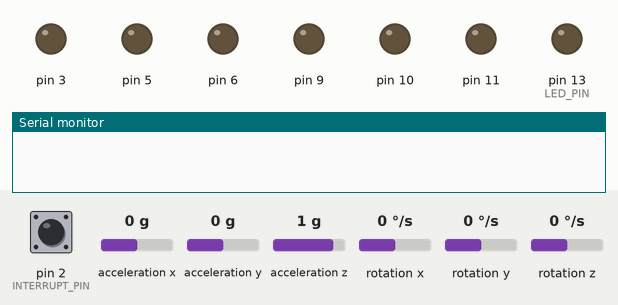
A program run on a simulated Arduino Nano, built with avr-gcc and run on an emulated ATmega328P. Shown: output pins drawn as LEDs (lit = HIGH), the last lines printed to the serial monitor. Inputs (shaded band) come from the test bench; at power-on: pin 2 (INTERRUPT_PIN) LOW, acceleration x 0 g, acceleration y 0 g, acceleration z 1 g, rotation x 0 °/s, rotation y 0 °/s, rotation z 0 °/s. The sensor or clock chip raises its interrupt line as the real part does.

Above: at 0.1 s.
At 1.85 s:
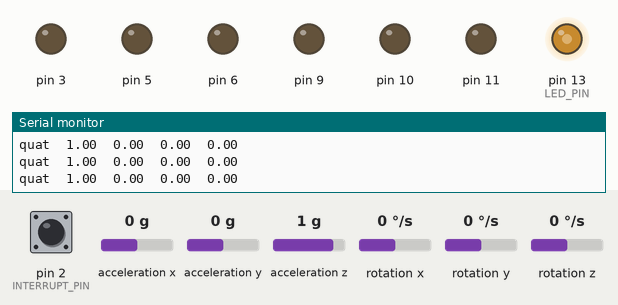
1.9 s: pin 2 (INTERRUPT_PIN) pulled HIGH for 0.15 s
4.9 s: pin 2 (INTERRUPT_PIN) pulled HIGH for 1 s
Timing chart, 0 to 13.9 s (numbered marks = the images above; inputs shaded):
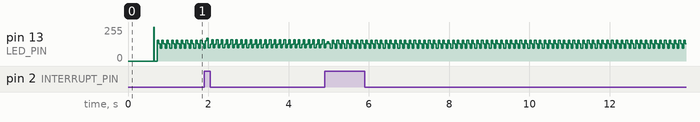

The program:

main.cpp
```cpp
// I2C device class (I2Cdev) demonstration Arduino sketch for MPU6050 class using DMP (MotionApps v2.0)
// 6/21/2012 by Jeff Rowberg <jeff@rowberg.net>
// Updates should (hopefully) always be available at https://github.com/jrowberg/i2cdevlib
//
// Changelog:
//      2013-05-08 - added seamless Fastwire support
//                 - added note about gyro calibration
//      2012-06-21 - added note about Arduino 1.0.1 + Leonardo compatibility error
//      2012-06-20 - improved FIFO overflow handling and simplified read process
//      2012-06-19 - completely rearranged DMP initialization code and simplification
//      2012-06-13 - pull gyro and accel data from FIFO packet instead of reading directly
//      2012-06-09 - fix broken FIFO read sequence and change interrupt detection to RISING
//      2012-06-05 - add gravity-compensated initial reference frame acceleration output
//                 - add 3D math helper file to DMP6 example sketch
//                 - add Euler output and Yaw/Pitch/Roll output formats
//      2012-06-04 - remove accel offset clearing for better results (thanks Sungon Lee)
//      2012-06-01 - fixed gyro sensitivity to be 2000 deg/sec instead of 250
//      2012-05-30 - basic DMP initialization working

/* ============================================
I2Cdev device library code is placed under the MIT license
Copyright (c) 2012 Jeff Rowberg

Permission is hereby granted, free of charge, to any person obtaining a copy
of this software and associated documentation files (the "Software"), to deal
in the Software without restriction, including without limitation the rights
to use, copy, modify, merge, publish, distribute, sublicense, and/or sell
copies of the Software, and to permit persons to whom the Software is
furnished to do so, subject to the following conditions:

The above copyright notice and this permission notice shall be included in
all copies or substantial portions of the Software.

THE SOFTWARE IS PROVIDED "AS IS", WITHOUT WARRANTY OF ANY KIND, EXPRESS OR
IMPLIED, INCLUDING BUT NOT LIMITED TO THE WARRANTIES OF MERCHANTABILITY,
FITNESS FOR A PARTICULAR PURPOSE AND NONINFRINGEMENT. IN NO EVENT SHALL THE
AUTHORS OR COPYRIGHT HOLDERS BE LIABLE FOR ANY CLAIM, DAMAGES OR OTHER
LIABILITY, WHETHER IN AN ACTION OF CONTRACT, TORT OR OTHERWISE, ARISING FROM,
OUT OF OR IN CONNECTION WITH THE SOFTWARE OR THE USE OR OTHER DEALINGS IN
THE SOFTWARE.
===============================================
*/

// I2Cdev and MPU6050 must be installed as libraries, or else the .cpp/.h files
// for both classes must be in the include path of your project
#include "I2Cdev.h"
#include "BrushlessController.h"
#include "MPU6050_6Axis_MotionApps20.h"
//#include "MPU6050.h" // not necessary if using MotionApps include file

// Arduino Wire library is required if I2Cdev I2CDEV_ARDUINO_WIRE implementation
// is used in I2Cdev.h
#if I2CDEV_IMPLEMENTATION == I2CDEV_ARDUINO_WIRE
    #include "Wire.h"
#endif

// class default I2C address is 0x68
// specific I2C addresses may be passed as a parameter here
// AD0 low = 0x68 (default for SparkFun breakout and InvenSense evaluation board)
// AD0 high = 0x69
MPU6050 mpu;
//MPU6050 mpu(0x69); // <-- use for AD0 high

/* =========================================================================
   NOTE: In addition to connection 3.3v, GND, SDA, and SCL, this sketch
   depends on the MPU-6050's INT pin being connected to the Arduino's
   external interrupt #0 pin. On the Arduino Uno and Mega 2560, this is
   digital I/O pin 2.
 * ========================================================================= */

/* =========================================================================
   NOTE: Arduino v1.0.1 with the Leonardo board generates a compile error
   when using Serial.write(buf, len). The Teapot output uses this method.
   The solution requires a modification to the Arduino USBAPI.h file, which
   is fortunately simple, but annoying. This will be fixed in the next IDE
   release. For more info, see these links:

   http://arduino.cc/forum/index.php/topic,109987.0.html
   http://code.google.com/p/arduino/issues/detail?id=958
 * ========================================================================= */


// uncomment "OUTPUT_READABLE_QUATERNION" if you want to see the actual
// quaternion components in a [w, x, y, z] format (not best for parsing
// on a remote host such as Processing or something though)
#define OUTPUT_READABLE_QUATERNION

// uncomment "OUTPUT_READABLE_EULER" if you want to see Euler angles
// (in degrees) calculated from the quaternions coming from the FIFO.
// Note that Euler angles suffer from gimbal lock (for more info, see
// http://en.wikipedia.org/wiki/Gimbal_lock)
//#define OUTPUT_READABLE_EULER

// uncomment "OUTPUT_READABLE_YAWPITCHROLL" if you want to see the yaw/
// pitch/roll angles (in degrees) calculated from the quaternions coming
// from the FIFO. Note this also requires gravity vector calculations.
// Also note that yaw/pitch/roll angles suffer from gimbal lock (for
// more info, see: http://en.wikipedia.org/wiki/Gimbal_lock)
// #define OUTPUT_READABLE_YAWPITCHROLL

// uncomment "OUTPUT_READABLE_REALACCEL" if you want to see acceleration
// components with gravity removed. This acceleration reference frame is
// not compensated for orientation, so +X is always +X according to the
// sensor, just without the effects of gravity. If you want acceleration
// compensated for orientation, us OUTPUT_READABLE_WORLDACCEL instead.
//#define OUTPUT_READABLE_REALACCEL

// uncomment "OUTPUT_READABLE_WORLDACCEL" if you want to see acceleration
// components with gravity removed and adjusted for the world frame of
// reference (yaw is relative to initial orientation, since no magnetometer
// is present in this case). Could be quite handy in some cases.
//#define OUTPUT_READABLE_WORLDACCEL

// uncomment "OUTPUT_TEAPOT" if you want output that matches the
// format used for the InvenSense teapot demo
//#define OUTPUT_TEAPOT


#define INTERRUPT_PIN 2  // use pin 2 on Arduino Uno & most boards
#define LED_PIN 13 // (Arduino is 13, Teensy is 11, Teensy++ is 6)
bool blinkState = false;

// MPU control/status vars
bool dmpReady = false;  // set true if DMP init was successful
uint8_t mpuIntStatus;   // holds actual interrupt status byte from MPU
uint8_t devStatus;      // return status after each device operation (0 = success, !0 = error)
uint16_t packetSize;    // expected DMP packet size (default is 42 bytes)
uint16_t fifoCount;     // count of all bytes currently in FIFO
uint8_t fifoBuffer[64]; // FIFO storage buffer

// orientation/motion vars
Quaternion q;           // [w, x, y, z]         quaternion container
VectorInt16 aa;         // [x, y, z]            accel sensor measurements
VectorInt16 aaReal;     // [x, y, z]            gravity-free accel sensor measurements
VectorInt16 aaWorld;    // [x, y, z]            world-frame accel sensor measurements
VectorFloat gravity;    // [x, y, z]            gravity vector
float euler[3];         // [psi, theta, phi]    Euler angle container
float ypr[3];           // [yaw, pitch, roll]   yaw/pitch/roll container and gravity vector

// packet structure for InvenSense teapot demo
uint8_t teapotPacket[14] = { '$', 0x02, 0,0, 0,0, 0,0, 0,0, 0x00, 0x00, '\r', '\n' };


// ================================================================
// ===               INTERRUPT DETECTION ROUTINE                ===
// ================================================================

volatile bool mpuInterrupt = false;     // indicates whether MPU interrupt pin has gone high
void dmpDataReady() {
    mpuInterrupt = true;
}


// ================================================================
// ===                      INITIAL SETUP                       ===
// ================================================================
BrushlessController blc;
void setup() {
    // join I2C bus (I2Cdev library doesn't do this automatically)
    #if I2CDEV_IMPLEMENTATION == I2CDEV_ARDUINO_WIRE
        Wire.begin();
        Wire.setClock(400000); // 400kHz I2C clock. Comment this line if having compilation difficulties
    #elif I2CDEV_IMPLEMENTATION == I2CDEV_BUILTIN_FASTWIRE
        Fastwire::setup(400, true);
    #endif

    // initialize serial communication
    // (115200 chosen because it is required for Teapot Demo output, but it's
    // really up to you depending on your project)
    Serial.begin(115200);
    while (!Serial); // wait for Leonardo enumeration, others continue immediately

    // NOTE: 8MHz or slower host processors, like the Teensy @ 3.3v or Arduino
    // Pro Mini running at 3.3v, cannot handle this baud rate reliably due to
    // the baud timing being too misaligned with processor ticks. You must use
    // 38400 or slower in these cases, or use some kind of external separate
    // crystal solution for the UART timer.

    // initialize device
    // Serial.println(F("Initializing I2C devices..."));
    mpu.initialize();
    pinMode(INTERRUPT_PIN, INPUT);

    // verify connection
    // Serial.println(F("Testing device connections..."));
    // Serial.println(mpu.testConnection() ? F("MPU6050 connection successful") : F("MPU6050 connection failed"));

    // wait for ready
    // Serial.println(F("\nSend any character to begin DMP programming and demo: "));
    // while (Serial.available() && Serial.read()); // empty buffer
    // while (!Serial.available());                 // wait for data
    while (Serial.available() && Serial.read()); // empty buffer again

    // load and configure the DMP
    // Serial.println(F("Initializing DMP..."));
    devStatus = mpu.dmpInitialize();

    // supply your own gyro offsets here, scaled for min sensitivity
    mpu.setXGyroOffset(220);
    mpu.setYGyroOffset(76);
    mpu.setZGyroOffset(-85);
    mpu.setZAccelOffset(1788); // 1688 factory default for my test chip

    // make sure it worked (returns 0 if so)
    if (devStatus == 0) {
        // turn on the DMP, now that it's ready
        Serial.println(F("Enabling DMP..."));
        mpu.setDMPEnabled(true);

        // enable Arduino interrupt detection
        // Serial.println(F("Enabling interrupt detection (Arduino external interrupt 0)..."));
        attachInterrupt(digitalPinToInterrupt(INTERRUPT_PIN), dmpDataReady, RISING);
        mpuIntStatus = mpu.getIntStatus();

        // set our DMP Ready flag so the main loop() function knows it's okay to use it
        // Serial.println(F("DMP ready! Waiting for first interrupt..."));
        dmpReady = true;
        delay(100);
        mpuInterrupt = true;

        // get expected DMP packet size for later comparison
        packetSize = mpu.dmpGetFIFOPacketSize();
    } else {
        // ERROR!
        // 1 = initial memory load failed
        // 2 = DMP configuration updates failed
        // (if it's going to break, usually the code will be 1)
        Serial.print(F("DMP Initialization failed (code "));
        Serial.print(devStatus);
        Serial.println(F(")"));
    }

    // configure LED for output
    pinMode(LED_PIN, OUTPUT);
}


// ================================================================
// ===                    MAIN PROGRAM LOOP                     ===
// ================================================================

uint32_t x = 0;
void loop() {
    // blc.MoveMotorPosSpeed(0, x/100000000, 50);
    // blc.MoveMotorPosSpeed(1, x/100000000, 50);
    x++;
    x = x%10000;

    if(x==0)
    {
        blc.MoveMotorPosSpeed(0, 0, 50);
        blc.MoveMotorPosSpeed(1, 0, 50);
    }


    // if programming failed, don't try to do anything
    if (!dmpReady) return;

    // wait for MPU interrupt or extra packet(s) available
    while (!mpuInterrupt && fifoCount < packetSize) {
        // other program behavior stuff here
        // .
        // .
        // .
        // if you are really paranoid you can frequently test in between other
        // stuff to see if mpuInterrupt is true, and if so, "break;" from the
        // while() loop to immediately process the MPU data
        // .
        // .
        // .
    }

    // reset interrupt flag and get INT_STATUS byte
    mpuInterrupt = false;
    mpuIntStatus = mpu.getIntStatus();

    // get current FIFO count
    fifoCount = mpu.getFIFOCount();

    // check for overflow (this should never happen unless our code is too inefficient)
    if ((mpuIntStatus & 0x10) || fifoCount == 1024) {
        // reset so we can continue cleanly
        mpu.resetFIFO();
        Serial.println(F("FIFO overflow!"));

    // otherwise, check for DMP data ready interrupt (this should happen frequently)
    } else if (mpuIntStatus & 0x02) {
        // wait for correct available data length, should be a VERY short wait
        while (fifoCount < packetSize) fifoCount = mpu.getFIFOCount();

        // read a packet from FIFO
        mpu.getFIFOBytes(fifoBuffer, packetSize);

        // track FIFO count here in case there is > 1 packet available
        // (this lets us immediately read more without waiting for an interrupt)
        fifoCount -= packetSize;

        static int x = 0;
        x++;
        x %= 3;
        if(x == 0)
        {
        #ifdef OUTPUT_READABLE_QUATERNION
            // display quaternion values in easy matrix form: w x y z
            mpu.dmpGetQuaternion(&q, fifoBuffer);
            Serial.print("quat\t");
            Serial.print(q.w);
            Serial.print("\t");
            Serial.print(q.x);
            Serial.print("\t");
            Serial.print(q.y);
            Serial.print("\t");
            Serial.println(q.z);
        #endif
        }

        #ifdef OUTPUT_READABLE_EULER
            // display Euler angles in degrees
            mpu.dmpGetQuaternion(&q, fifoBuffer);
            mpu.dmpGetEuler(euler, &q);
            Serial.print("euler\t");
            Serial.print(euler[0] * 180/M_PI);
            Serial.print("\t");
            Serial.print(euler[1] * 180/M_PI);
            Serial.print("\t");
            Serial.println(euler[2] * 180/M_PI);
        #endif

        #ifdef OUTPUT_READABLE_YAWPITCHROLL
            // display Euler angles in degrees
            mpu.dmpGetQuaternion(&q, fifoBuffer);
            mpu.dmpGetGravity(&gravity, &q);
            mpu.dmpGetYawPitchRoll(ypr, &q, &gravity);
            //Serial.print("ypr\t");
            //Serial.print(0);
            Serial.print(ypr[0] * 180/M_PI);
            Serial.print("\t");
            Serial.print(ypr[1] * 180/M_PI);
            Serial.print("\t");
            Serial.println(ypr[2] * 180/M_PI);
        #endif

        #ifdef OUTPUT_READABLE_REALACCEL
            // display real acceleration, adjusted to remove gravity
            mpu.dmpGetQuaternion(&q, fifoBuffer);
            mpu.dmpGetAccel(&aa, fifoBuffer);
            mpu.dmpGetGravity(&gravity, &q);
            mpu.dmpGetLinearAccel(&aaReal, &aa, &gravity);
            Serial.print("areal\t");
            Serial.print(aaReal.x);
            Serial.print("\t");
            Serial.print(aaReal.y);
            Serial.print("\t");
            Serial.println(aaReal.z);
        #endif

        #ifdef OUTPUT_READABLE_WORLDACCEL
            // display initial world-frame acceleration, adjusted to remove gravity
            // and rotated based on known orientation from quaternion
            mpu.dmpGetQuaternion(&q, fifoBuffer);
            mpu.dmpGetAccel(&aa, fifoBuffer);
            mpu.dmpGetGravity(&gravity, &q);
            mpu.dmpGetLinearAccel(&aaReal, &aa, &gravity);
            mpu.dmpGetLinearAccelInWorld(&aaWorld, &aaReal, &q);
            Serial.print("aworld\t");
            Serial.print(aaWorld.x);
            Serial.print("\t");
            Serial.print(aaWorld.y);
            Serial.print("\t");
            Serial.println(aaWorld.z);
        #endif

        #ifdef OUTPUT_TEAPOT
            // display quaternion values in InvenSense Teapot demo format:
            teapotPacket[2] = fifoBuffer[0];
            teapotPacket[3] = fifoBuffer[1];
            teapotPacket[4] = fifoBuffer[4];
            teapotPacket[5] = fifoBuffer[5];
            teapotPacket[6] = fifoBuffer[8];
            teapotPacket[7] = fifoBuffer[9];
            teapotPacket[8] = fifoBuffer[12];
            teapotPacket[9] = fifoBuffer[13];
            Serial.write(teapotPacket, 14);
            teapotPacket[11]++; // packetCount, loops at 0xFF on purpose
        #endif

        // blink LED to indicate activity
        blinkState = !blinkState;
        digitalWrite(LED_PIN, blinkState);
    }
}
```
